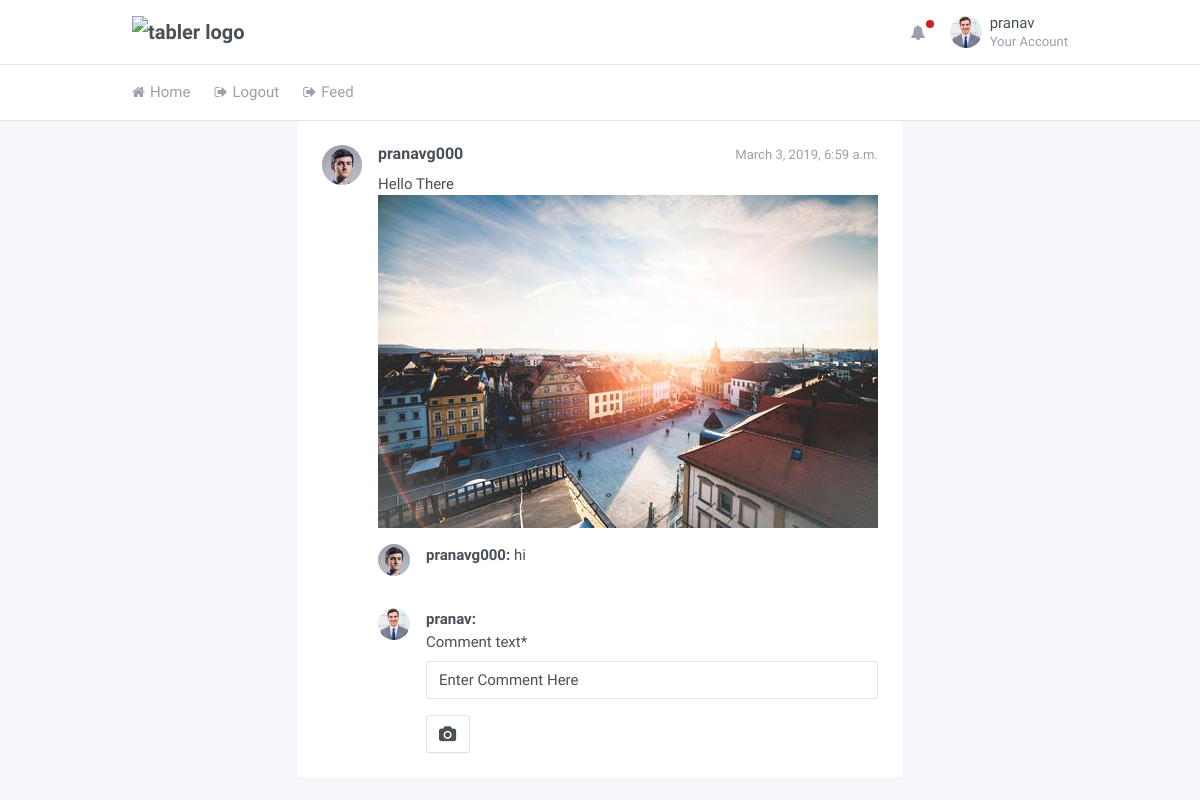
The page /feed/ (signed in) on the database its author committed.
### core/models.py (models this page shows, shortened)
class Profile(models.Model):
	user = models.OneToOneField(User, on_delete= models.CASCADE)
	profile_photo = models.FileField(default='default.jpg', upload_to='profile_photos')
	status_info = models.CharField(default="Enter status", max_length=1000)

class Following(models.Model):
	user = models.ForeignKey(User,on_delete = models.CASCADE,null=True)
	following_user = models.CharField(max_length=100,null=True)

class Post(models.Model):
	user = models.ForeignKey(User,on_delete = models.CASCADE,null=True)
	created_at = models.DateTimeField(auto_now_add=True)
	post_text = models.CharField(max_length=2000)
	post_picture = models.FileField(default="default.jpg",upload_to='post_picture')

class Comment(models.Model):
	post = models.ForeignKey(Post,on_delete = models.CASCADE)
	user = models.ForeignKey(User,on_delete = models.CASCADE,null=True)
	comment_text = models.CharField(default="Enter Comment Here",max_length=2000)

### core/views.py (the view)
# urls.py: path('feed/',user_views.feed,name="feed"),
def feed(request):
	post_all = Post.objects.order_by('created_at').reverse()
	comment_form = CreateComment()
	context = {
	'post_all' : post_all,
	'comment_form':comment_form,
	}
	return render(request,'core/feed.html',context)

### core/forms.py
class CreateComment(forms.ModelForm):
	class Meta:
		model = Comment
		fields = ['comment_text']

### core/templates/core/feed.html (shortened to what this page needs)
{%load staticfiles%}
{% load crispy_forms_tags %}
<!doctype html>
<html lang="en" dir="ltr">
  <head>
    <link rel="stylesheet" href="https://maxcdn.bootstrapcdn.com/font-awesome/4.7.0/css/font-awesome.min.css">
    <link href="{%static 'core/dashboard.css'%}" rel="stylesheet" />
  </head>
  <body class="">
    <div class="page">
      <div class="page-main">
        <div class="header py-4">
          <div class="container">
            <div class="d-flex">
              <a class="header-brand" href="./index.html">
                <img src="./demo/brand/tabler.svg" class="header-brand-img" alt="tabler logo">
              </a>
              <div class="d-flex order-lg-2 ml-auto">
                <div class="dropdown d-none d-md-flex">
                  <a class="nav-link icon" data-toggle="dropdown">
                    <i class="fa fa-bell"></i>
                    <span class="nav-unread"></span>
                  </a>
                </div>
                <div class="dropdown">
                  <a href="{%url 'profile' user.username%}" class="nav-link pr-0 leading-none" data-toggle="dropdown">
                    <span class="avatar" style="background-image: url({{user.profile.profile_photo.url}})"></span>
                    <span class="ml-2 d-none d-lg-block">
                      <span class="text-default">{{user.username}}</span>
                      <small class="text-muted d-block mt-1">Your Account</small>
                    </span>
                  </a>
                </div>
              </div>
            </div>
          </div>
        </div>
        <div class="header collapse d-lg-flex p-0" id="headerMenuCollapse">
          <div class="container">
            <div class="row align-items-center">
              <div class="col-lg order-lg-first">
                <ul class="nav nav-tabs border-0 flex-column flex-lg-row">
                  <li class="nav-item">
                    <a href="" class="nav-link"><i class="fa fa-home"></i> Home</a>
                  </li>
                  <li class="nav-item">
                    <a href="{%url 'logout'%}" class="nav-link"><i class="fa fa-sign-out"></i> Logout</a>
                  </li>
                  <li class="nav-item">
                    <a href="{%url 'feed'%}" class="nav-link"><i class="fa fa-sign-out"></i> Feed</a>
                  </li>
                </ul>
              </div>
            </div>
          </div>
        </div>
<ul class="list-group card-list-group align-items-center">
				{%for posts in post_all%}
					{%for x in user.following_set.all%}
						{%if x.following_user == posts.user.username%}
                    <li class="list-group-item py-5">
                      <div class="media">
                        <div class="media-object avatar avatar-md mr-4" style="background-image: url({{posts.user.profile.profile_photo.url}})"></div>
                        <div class="media-body">
                          <div class="media-heading">
                            <small class="float-right text-muted">{{posts.created_at}}</small>
                            <h5>{{posts.user.username}}</h5>
                          </div>
                          <div class="media-body">
                            {{posts.post_text}}
                          </div>
                          <div>
                            <img src="{{posts.post_picture.url}}" style="max-width: 500px">
                          </div>
                          <ul class="media-list">
                            {%for comment in posts.comment_set.all%}
                            <li class="media mt-4">
                              <div class="media-object avatar mr-4" style="background-image: url({{comment.user.profile.profile_photo.url}})"></div>
                              <div class="media-body">
                                <strong>{{comment.user.username}}: </strong>
                                {{comment.comment_text}}
                              </div>
                            </li>
                            {%endfor%}
                            <li class="media mt-4">
                              <div class="media-object avatar mr-4" style="background-image: url({{user.profile.profile_photo.url}})"></div>
                              <div class="media-body">
                                <strong>{{user.username}}: </strong>
                                <form action="{% url 'commentweb' posts.user.username posts.pk%}" method="POST">
                                  {{comment_form|crispy}}
                                      <button type="submit" class="btn btn-secondary">
                                        <i class="fa fa-camera"></i>
                                      </button>
                                </form>
                              </div>
                            </li>
                          </ul>
                        </div>
                      </div>
                    </li>
                    {%endif%}
                    {%endfor%}
                    {%endfor%}
                  </ul>

### rows shown on the page
Post: created_at "March 3, 2019, 6:59 a.m.", user.username "pranavg000", post_text "Hello There"
Following: user.profile.profile_photo (picture), post_picture (picture), profile.profile_photo (picture), comment_text "Enter Comment Here"
Comment: user.profile.profile_photo (picture), user.username "pranavg000", comment_text "hi"

### other values the page prints
{{ user.username }} "pranav"
